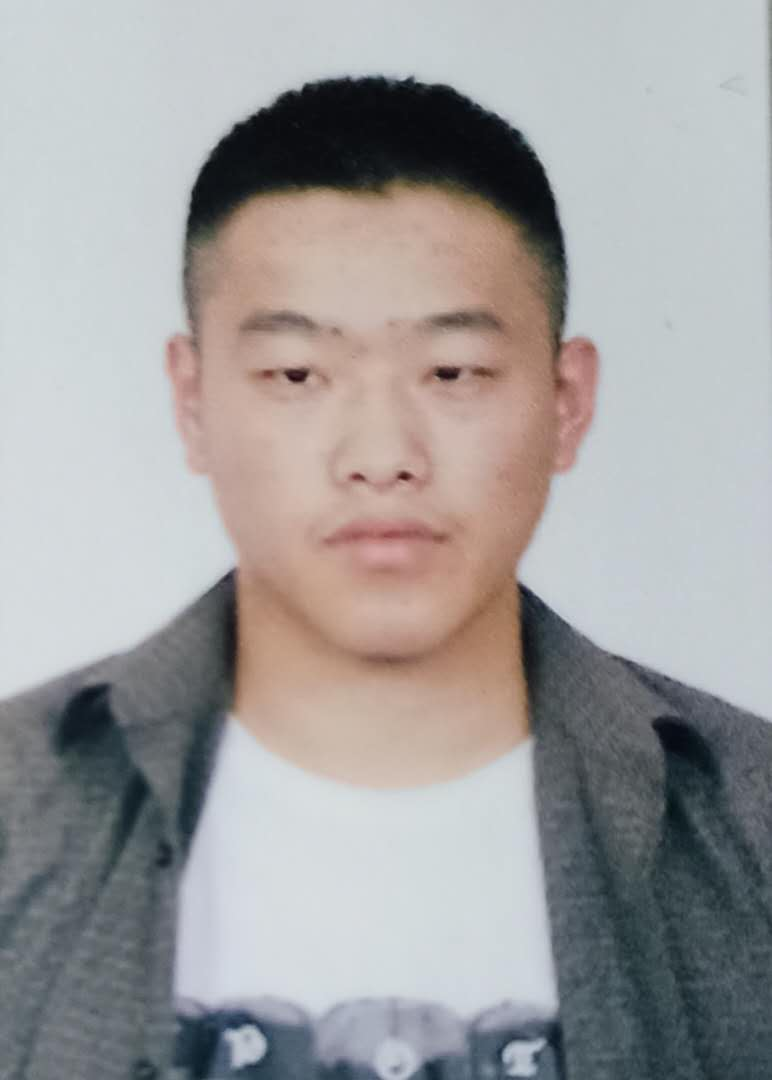
#> input picture img/syt.jpg, 772 x 1080 px, found by its file name
$ python s2.py
#> lines starting #> are read from the running program, lines starting #| are printed output that depends on the picture; after the words box and inside, x2 and y2 are one past the last pixel; in counts of white or black regions, pixels touching at a corner belong together
# -*- config:utf-8 -*-
"""
作者:计AI181宋曜通 201806030121
日期：2020年10月25日
"""
import cv2
import hist as hist
import numpy as np
from matplotlib import pyplot as plt

def cv_show(name,img):
    cv2.imshow(name,img)
    cv2.waitKey(0)
    cv2.destroyAllWindows()

def show_img(img,title,pos):
    img_RGB=img[:,:,::-1]
    plt.subplot(2,3,pos)
    plt.title(title)
    plt.imshow(img)

def show_histo(hist,title,pos,color):
    plt.subplot(2,3,pos)
    plt.title(title)
    plt.xlabel("bins")
    plt.ylabel("pixels")
    plt.xlim([0,256])
    plt.plot(hist,color=color)


plt.figure(figsize=(15,6))
plt.suptitle("experiment two",fontsize=14,fontweight="bold")

img = cv2.imread("D:\pycharm\PycharmProject\img\syt.jpg",cv2.COLOR_BGR2BGRA)
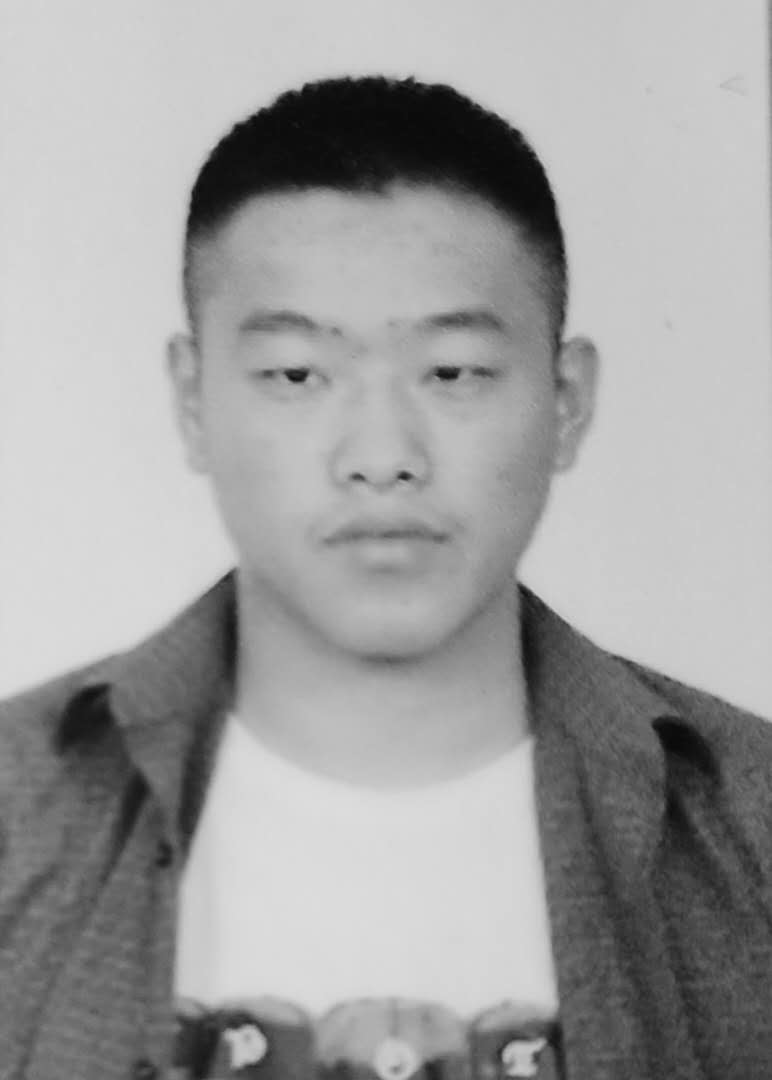
#> img: shape (1080, 772); min 8, max 220, mean 159.2
#cv2.imshow("img",img)
#灰度直方图
hist_img=cv2.calcHist([img],[0],None,[256],[0,256])
#> hist_img = 256 values, max 50492 at index 201, min 0 at index 0, mean 3256.9
img_BGR=cv2.cvtColor(img,cv2.COLOR_GRAY2BGR)
show_img(img_BGR,"",1)
show_histo(hist_img,"gray img histogram",4,"m")
# 均值滤波
img_mean = cv2.blur(img, (5, 5))
# 中值滤波
img_median = cv2.medianBlur(img, 5, 0)
# 高斯滤波
img_Guassian = cv2.GaussianBlur(img, (5, 5), 0)

#全局阈值
ret,the1=cv2.threshold(img,127,255,cv2.THRESH_BINARY)
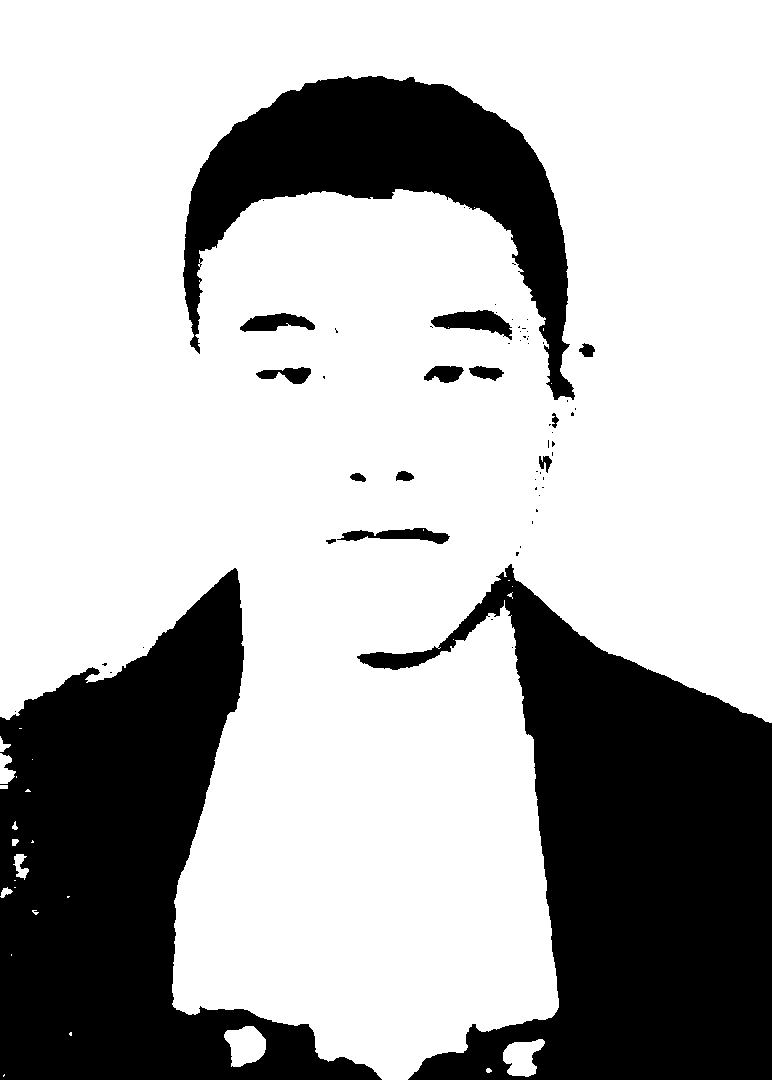
#> the1: shape (1080, 772); 70.7% white; 61 black regions (46 under 20 px), largest, box (x1, y1, x2, y2) and area: (357, 564, 772, 1080) 103769, (0, 568, 382, 1080) 91464, (183, 76, 575, 400) 43890
the1_BGR=cv2.cvtColor(the1,cv2.COLOR_GRAY2BGR)
show_img(the1_BGR,"Global Threshold",2)

#自适应阈值
th2 = cv2.adaptiveThreshold(img, 255, cv2.ADAPTIVE_THRESH_MEAN_C, cv2.THRESH_BINARY, 11, 2)
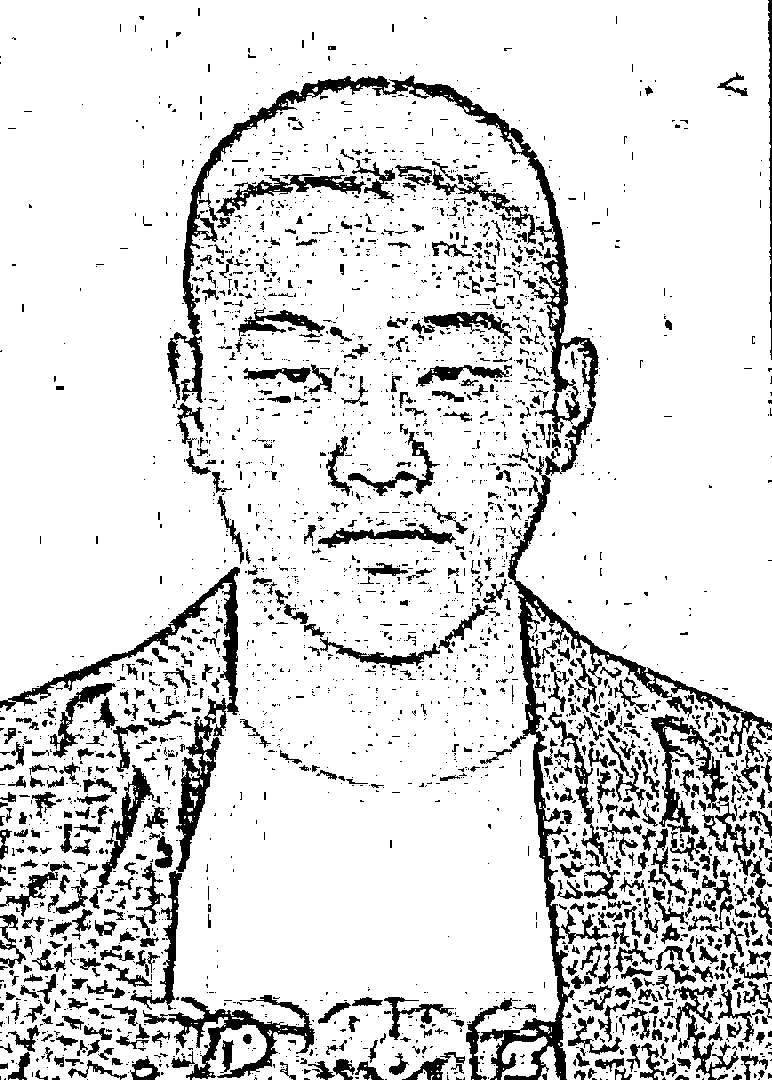
#> th2: shape (1080, 772); 85.9% white; 2996 black regions (2319 under 20 px), largest, box (x1, y1, x2, y2) and area: (167, 75, 772, 1080) 21659, (0, 567, 240, 872) 6448, (143, 995, 315, 1080) 3817
the2_BGR=cv2.cvtColor(the1,cv2.COLOR_GRAY2BGR)
show_img(the2_BGR,"MEAN",3)
th3 = cv2.adaptiveThreshold(img, 255, cv2.ADAPTIVE_THRESH_GAUSSIAN_C, cv2.THRESH_BINARY, 11, 2)
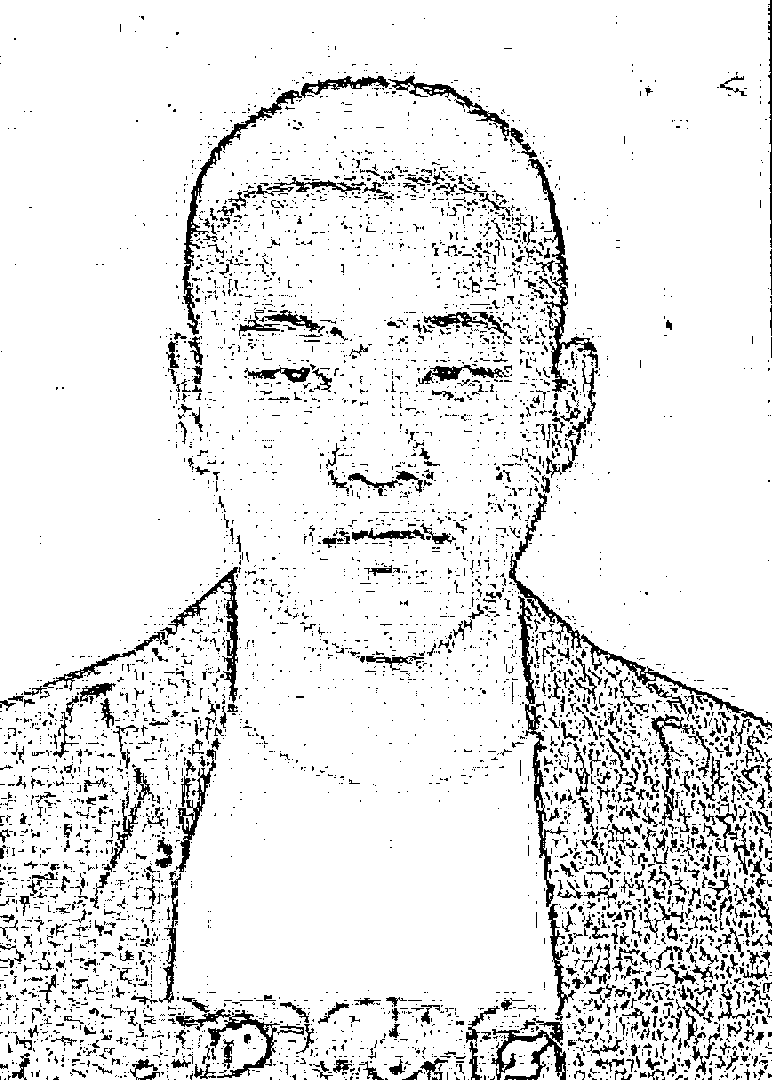
#> th3: shape (1080, 772); 90.3% white; 5215 black regions (4494 under 20 px), largest, box (x1, y1, x2, y2) and area: (182, 76, 390, 335) 2591, (509, 493, 772, 728) 2221, (518, 596, 568, 907) 2065
the3_BGR=cv2.cvtColor(the1,cv2.COLOR_GRAY2BGR)
show_img(the3_BGR,"GAUSSIAN",5)
the4 =cv2.adaptiveThreshold(img_Guassian , 255, cv2.ADAPTIVE_THRESH_MEAN_C, cv2.THRESH_BINARY, 11, 2)
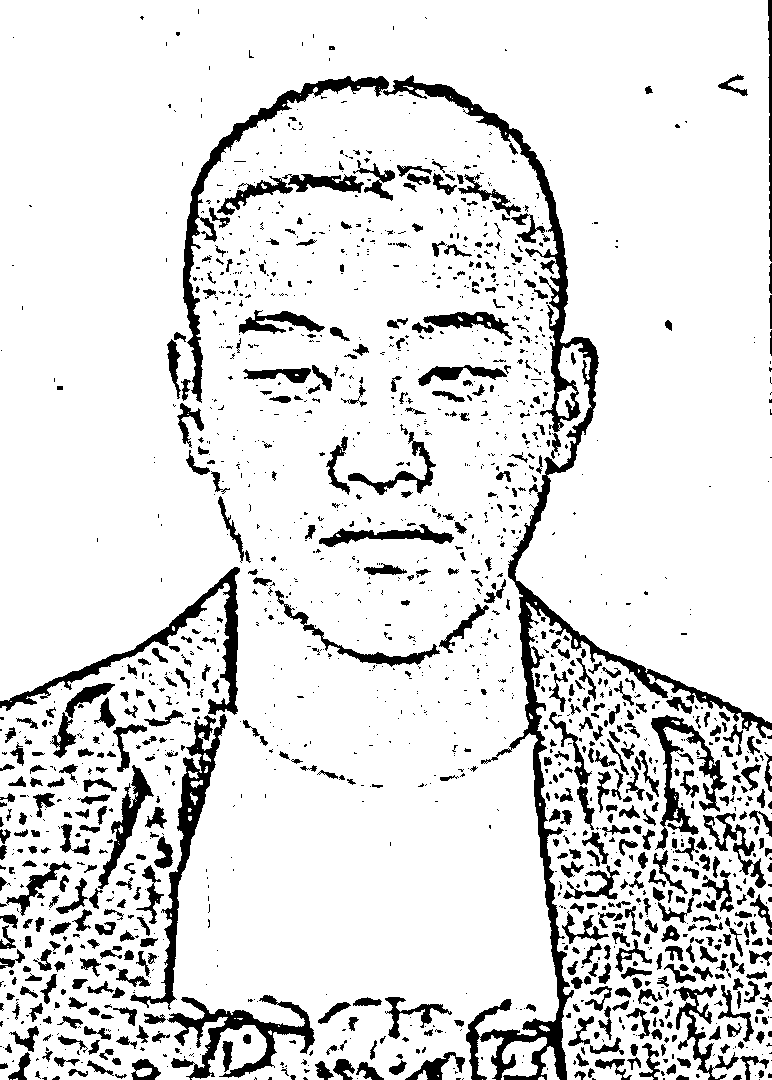
#> the4: shape (1080, 772); 87.3% white; 1718 black regions (1130 under 20 px), largest, box (x1, y1, x2, y2) and area: (383, 75, 772, 1080) 17261, (183, 76, 389, 403) 4423, (130, 714, 227, 1010) 3985
the4_BGR=cv2.cvtColor(the4,cv2.COLOR_GRAY2BGR)
show_img(the4_BGR,"GAUSSIAN+MEAN",6)
plt.show()
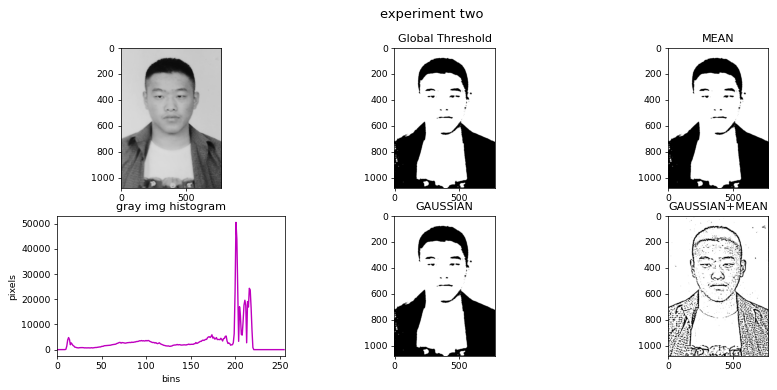
#> figure drawn by matplotlib, 6 panels; panel 2: curve peaks at x = 201, y = 50492
